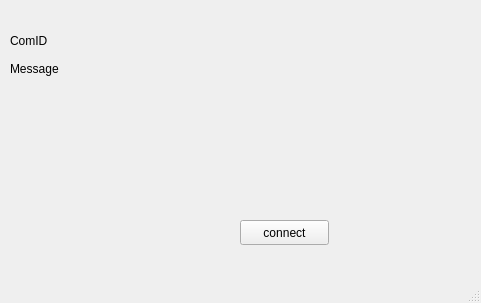
<?xml version="1.0" encoding="UTF-8"?>
<ui version="4.0">
 <class>MainWindow</class>
 <widget class="QMainWindow" name="MainWindow">
  <property name="geometry">
   <rect>
    <x>0</x>
    <y>0</y>
    <width>481</width>
    <height>303</height>
   </rect>
  </property>
  <property name="windowTitle">
   <string>MainWindow</string>
  </property>
  <widget class="QWidget" name="centralwidget">
   <widget class="QPushButton" name="pushButton">
    <property name="geometry">
     <rect>
      <x>240</x>
      <y>220</y>
      <width>89</width>
      <height>25</height>
     </rect>
    </property>
    <property name="text">
     <string>connect</string>
    </property>
   </widget>
   <widget class="QLabel" name="label">
    <property name="geometry">
     <rect>
      <x>10</x>
      <y>30</y>
      <width>81</width>
      <height>21</height>
     </rect>
    </property>
    <property name="text">
     <string>ComID</string>
    </property>
   </widget>
   <widget class="QLabel" name="label_2">
    <property name="geometry">
     <rect>
      <x>110</x>
      <y>30</y>
      <width>231</width>
      <height>21</height>
     </rect>
    </property>
    <property name="text">
     <string/>
    </property>
   </widget>
   <widget class="QLabel" name="label_3">
    <property name="geometry">
     <rect>
      <x>10</x>
      <y>60</y>
      <width>67</width>
      <height>17</height>
     </rect>
    </property>
    <property name="text">
     <string>Message</string>
    </property>
   </widget>
   <widget class="QLabel" name="label_4">
    <property name="geometry">
     <rect>
      <x>110</x>
      <y>60</y>
      <width>351</width>
      <height>21</height>
     </rect>
    </property>
    <property name="text">
     <string/>
    </property>
   </widget>
  </widget>
  <widget class="QMenuBar" name="menubar">
   <property name="geometry">
    <rect>
     <x>0</x>
     <y>0</y>
     <width>481</width>
     <height>22</height>
    </rect>
   </property>
  </widget>
  <widget class="QStatusBar" name="statusbar"/>
 </widget>
 <resources/>
 <connections/>
</ui>
